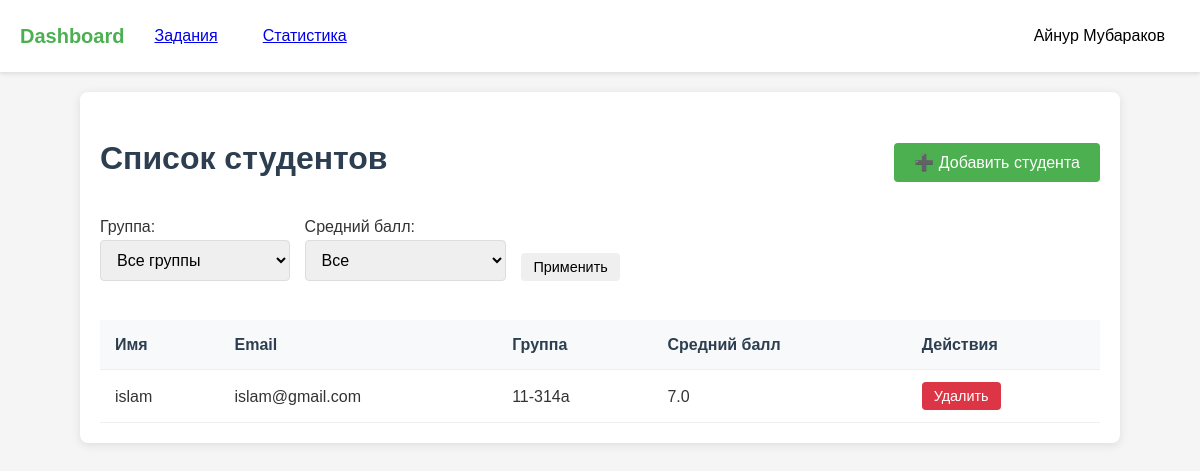
The app's page /students (signed in) with its own data.
### models.py (models this page shows)
class User(UserMixin, db.Model):
    id = db.Column(db.Integer, primary_key=True)
    name = db.Column(db.String(150))
    email = db.Column(db.String(150), unique=True)
    password = db.Column(db.String(150))
    role = db.Column(db.String(50))  # 'student' or 'teacher'
    group = db.Column(db.String(50))
    first_name = db.Column(db.String(150))
    last_name = db.Column(db.String(150))
    age = db.Column(db.Integer)
    gender = db.Column(db.String(10))  # 'male', 'female', 'other'
    students = db.relationship(
        'User',
        secondary=teacher_student,
        primaryjoin=(id == teacher_student.c.teacher_id),
        secondaryjoin=(id == teacher_student.c.student_id),
        backref=db.backref('teachers', lazy='dynamic'),
        lazy='dynamic'
    )

### main.py (the view, shortened to what this page needs)
@main.route('/students')
@login_required
def students():
    if current_user.role != 'teacher':
        abort(403)
    group_filter = request.args.get('group', '').strip()
    score_filter = request.args.get('score', '')
    students_query = current_user.students.order_by(User.name.asc())
    if group_filter:
        students_query = students_query.filter_by(group=group_filter)
    students = students_query.all()
    all_groups = [g[0] for g in db.session.query(User.group).distinct() if g[0]]
    avg_scores = {}
    for student in students:
        submissions = Submission.query.filter_by(student_id=student.id).all()
        scores = [s.score for s in submissions if s.score is not None]
        avg_scores[student.id] = round(sum(scores) / len(scores), 2) if scores else 0
    return render_template('students.html', students=students, all_groups=all_groups, avg_scores=avg_scores,
                           group_filter=group_filter, score_filter=score_filter)

### app.py (called while the page is built)
def create_app():
    app = Flask(__name__)
    app.config['SECRET_KEY'] = 'your_secret_key'
    app.config['SQLALCHEMY_DATABASE_URI'] = 'sqlite:///data.db'
    app.config['SQLALCHEMY_TRACK_MODIFICATIONS'] = False
    app.config['TEMPLATES_AUTO_RELOAD'] = True
    db.init_app(app)
    login_manager.init_app(app)
    login_manager.login_view = 'auth.login'
    from models import User
    @login_manager.user_loader
    def load_user(user_id):
        return User.query.get(int(user_id))
    from auth import auth as auth_blueprint
    app.register_blueprint(auth_blueprint)
    from main import main as main_blueprint
    app.register_blueprint(main_blueprint)
    return app

### templates/students.html (shortened to what this page needs)
{% extends "base.html" %}
{% block content %}
<div class="students-management-container">
    <div style="display: flex; justify-content: space-between; align-items: center;">
        <h1 class="page-title">Список студентов</h1>
        <button class="btn btn-primary" onclick="toggleAddForm()">➕ Добавить студента</button>
    </div>
    <form method="get" class="filter-section" style="display: flex; gap: 15px; align-items: flex-end; margin-bottom: 20px;">
        <div>
            <label for="group">Группа:</label>
            <select name="group" id="group" class="form-input">
                <option value="">Все группы</option>
            </select>
        </div>
        <div>
            <label for="score">Средний балл:</label>
            <select name="score" id="score" class="form-input">
                <option value="">Все</option>
            </select>
        </div>
        <button type="submit" class="btn btn-small">Применить</button>
    </form>
    <div class="students-table-container mt-3">
        <table class="students-table" id="studentsTable">
            <thead>
                <tr>
                    <th>Имя</th>
                    <th>Email</th>
                    <th>Группа</th>
                    <th>Средний балл</th>
                    <th>Действия</th>
                </tr>
            </thead>
            <tbody>
                {% for student in students %}
                <tr>
                    <td>{{ student.name }}</td>
                    <td>{{ student.email }}</td>
                    <td>{{ student.group if student.group else '—' }}</td>
                    <td>
                        {% if avg_scores[student.id] is not none %}
                            {{ avg_scores[student.id] }}
                        {% else %}
                            —
                        {% endif %}
                    </td>
                    <td class="actions-cell">
                        <form method="POST" action="{{ url_for('main.delete_student', student_id=student.id) }}" onsubmit="return confirm('Удалить этого студента?');">
                            <button type="submit" class="btn btn-danger btn-small">Удалить</button>
                        </form>
                    </td>
                </tr>
                {% endfor %}
            </tbody>
        </table>
    </div>
</div>
{% endblock %}

### templates/base.html (shortened to what this page needs)
<!DOCTYPE html>
<html lang="ru">
<head>
    <link rel="stylesheet" href="../static/style.css">
</head>
<body>
    <header class="header">
        <nav class="navbar">
            <div class="nav-left">
                <a href="{{ url_for('main.dashboard') }}" class="logo">Dashboard</a>
                {% if current_user.is_authenticated %}
                    {% if current_user.role == 'teacher' %}
                        <a href="{{ url_for('main.create_assignment') }}" class="nav-btn">Задания</a>
                    {% else %}
                        <a href="{{ url_for('main.assignments_list') }}" class="nav-btn">Задания</a>
                    {% endif %}
                    <a href="{{ url_for('main.statistics') }}" class="nav-btn">Статистика</a>
                {% endif %}
            </div>
            <div class="nav-right">
                {% if current_user.is_authenticated %}
                <div class="profile-dropdown">
                    <button class="nav-btn profile-btn">{{ current_user.name }}{% if current_user.last_name %} {{ current_user.last_name }}{% endif %}</button>
                </div>
                {% else %}
                <a href="{{ url_for('auth.login') }}" class="nav-btn">Вход</a>
                {% endif %}
            </div>
        </nav>
    </header>
    <main>
        {% block content %}{% endblock %}
    </main>
</body>
</html>

### static/style.css (style rules this page uses)
:root { --primary-color: #4CAF50; --primary-hover: #45a049; --danger-color: #dc3545; --danger-hover: #c82333; --text-color: #333; --light-gray: #f8f9fa; --medium-gray: #e9ecef; --dark-gray: #6c757d; --shadow: 0 2px 10px rgba(0, 0, 0, 0.1); }
body { margin: 0; font-family: 'Arial', sans-serif; background-color: #f5f5f5; color: var(--text-color); line-height: 1.6; }
.navbar { display: flex; justify-content: space-between; align-items: center; padding: 15px 20px; background-color: white; box-shadow: 0 2px 4px rgba(0, 0, 0, 0.1); }
.nav-left, .nav-right { display: flex; align-items: center; gap: 15px; }
.logo { font-size: 1.25rem; font-weight: bold; color: var(--primary-color); text-decoration: none; transition: color 0.3s; }
.nav-btn { padding: 8px 15px; background: none; border: none; cursor: pointer; font-size: 1rem; border-radius: 4px; transition: all 0.3s; }
.profile-dropdown { position: relative; }
.form-input { width: 100%; padding: 10px 12px; border: 1px solid #ddd; border-radius: 4px; font-size: 1rem; transition: border 0.3s; }
.btn { display: inline-block; padding: 10px 20px; border: none; border-radius: 4px; font-size: 1rem; cursor: pointer; text-align: center; transition: background 0.3s; }
.btn-primary { background-color: var(--primary-color); color: white; }
.btn-danger { background-color: var(--danger-color); color: white; }
.btn-small { padding: 6px 12px; font-size: 0.9rem; }
.students-management-container { max-width: 1000px; margin: 20px auto; padding: 20px; background: white; border-radius: 8px; box-shadow: 0 2px 10px rgba(0, 0, 0, 0.1); }
.page-title { color: #2c3e50; text-align: center; margin-bottom: 30px; }
.students-table-container { overflow-x: auto; }
.students-table { width: 100%; border-collapse: collapse; margin-top: 15px; }
.students-table th, .students-table td { padding: 12px 15px; text-align: left; border-bottom: 1px solid #ecf0f1; }
.students-table th { background-color: #f8f9fa; font-weight: 600; color: #2c3e50; }
.actions-cell { white-space: nowrap; }
.mt-3 { margin-top: 1.5rem; }

### records on screen
User: name "Айнур", last_name "Мубараков"
User: name "islam", email "islam@gmail.com", group "11-314a", avg_scores "7.0"
